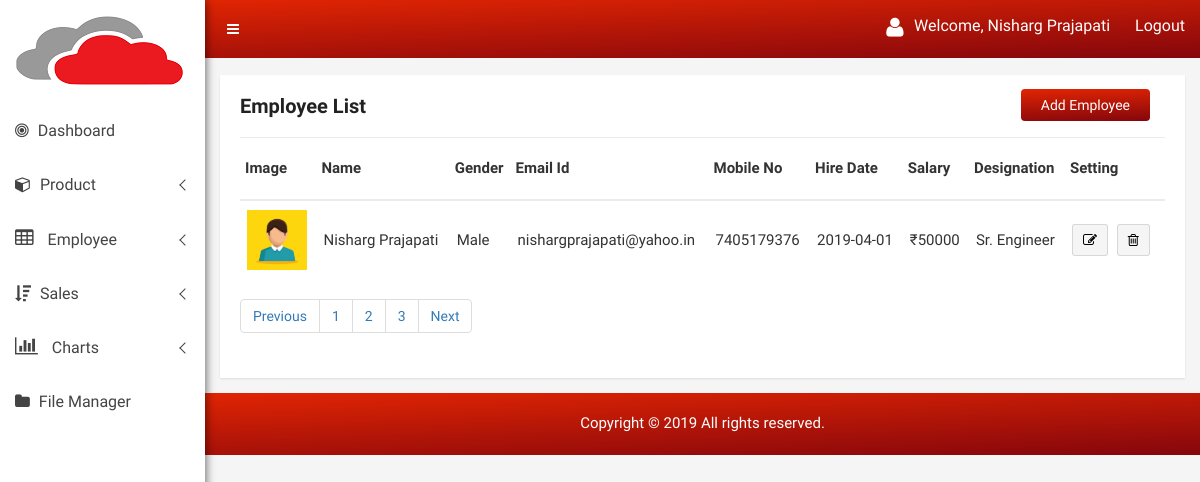
Page /employee-list.php (signed in) on the committed database.
### tables this page shows
CREATE TABLE `employee` (
  `emp_id` int(30) NOT NULL,
  `first_name` varchar(255) NOT NULL,
  `last_name` varchar(255) NOT NULL,
  `gender` enum('Male','Female') NOT NULL,
  `email_id` varchar(255) NOT NULL,
  `mobile_no` varchar(255) NOT NULL,
  `hire_date` varchar(255) NOT NULL,
  `salary` varchar(255) NOT NULL,
  `designation` varchar(255) NOT NULL,
  `image` varchar(255) NOT NULL
);

### employee-list.php (the view, shortened to what this page needs)
<?php
include("include/header.php");
?>
<div class="product-status mg-tb-15">
	<div class="container-fluid">
		<div class="row">
			<div class="col-lg-12 col-md-12 col-sm-12 col-xs-12">
				<div class="product-status-wrap">
					<h4>Employee List</h4>
					<div class="add-product">
						<a href="employee-edit.php">Add Employee</a>
					</div>
					<table>
						<tr>
							<th>Image</th>
							<th>Name</th>
							<th>Gender</th>
							<th>Email Id</th>
							<th>Mobile No</th>
							<th>Hire Date</th>
							<th>Salary</th>
							<th>Designation</th>
							<th>Setting</th>
						</tr>
						<?php
						$select=mysqli_query($con,"select * from employee ORDER BY emp_id desc");
						while($data=mysqli_fetch_array($select))
						{
						?>
						<tr>
							<td><img src="<?php echo "img/employee/".$data['image']; ?>" alt="" /></td>
							<td><?php echo $data['first_name']." ".$data['last_name']; ?></td>
							<td><?php echo $data['gender']; ?></td>
							<td><?php echo $data['email_id']; ?></td>
							<td><?php echo $data['mobile_no']; ?></td>
							<td><?php echo $data['hire_date']; ?></td>
							<td>₹<?php echo $data['salary']; ?></td>
							<td><?php echo $data['designation']; ?></td>
							<td>
								<a href="employee-edit.php?id=<?php echo $data['emp_id']; ?>" style="color:black;"><button data-toggle="tooltip" title="Edit" class="pd-setting-ed"><i class="fa fa-pencil-square-o" aria-hidden="true"></i></button></a>
								<a href="employee-list.php?delete=<?php echo $data['emp_id']; ?>" style="color:black;"><button data-toggle="tooltip" title="Trash" class="pd-setting-ed"><i class="fa fa-trash-o" aria-hidden="true"></i></button></a>
							</td>
						</tr>
						<?php } ?>
					</table>
					<div class="custom-pagination">
						<nav aria-label="Page navigation example">
							<ul class="pagination">
								<li class="page-item"><a class="page-link" href="#">Previous</a></li>
								<li class="page-item"><a class="page-link" href="#">1</a></li>
								<li class="page-item"><a class="page-link" href="#">2</a></li>
								<li class="page-item"><a class="page-link" href="#">3</a></li>
								<li class="page-item"><a class="page-link" href="#">Next</a></li>
							</ul>
						</nav>
					</div>
				</div>
			</div>
		</div>
	</div>
</div>
<?php include("include/footer.php"); ?>

### include/header.php (shortened to what this page needs)
<!doctype html>
<html class="no-js" lang="en">
<head>
    <link rel="stylesheet" href="css/bootstrap.min.css">
    <link rel="stylesheet" href="css/font-awesome.min.css">
    <link rel="stylesheet" href="css/owl.carousel.css">
    <link rel="stylesheet" href="css/owl.theme.css">
    <link rel="stylesheet" href="css/owl.transitions.css">
    <link rel="stylesheet" href="css/animate.css">
    <link rel="stylesheet" href="css/normalize.css">
    <link rel="stylesheet" href="css/meanmenu.min.css">
    <link rel="stylesheet" href="css/main.css">
    <link rel="stylesheet" href="css/morrisjs/morris.css">
    <link rel="stylesheet" href="css/scrollbar/jquery.mCustomScrollbar.min.css">
    <link rel="stylesheet" href="css/metisMenu/metisMenu.min.css">
    <link rel="stylesheet" href="css/metisMenu/metisMenu-vertical.css">
    <link rel="stylesheet" href="css/calendar/fullcalendar.min.css">
    <link rel="stylesheet" href="css/calendar/fullcalendar.print.min.css">
    <link rel="stylesheet" href="css/editor/select2.css">
    <link rel="stylesheet" href="css/editor/datetimepicker.css">
    <link rel="stylesheet" href="css/editor/bootstrap-editable.css">
    <link rel="stylesheet" href="css/editor/x-editor-style.css">
    <link rel="stylesheet" href="css/data-table/bootstrap-table.css">
    <link rel="stylesheet" href="css/data-table/bootstrap-editable.css">
    <link rel="stylesheet" href="style.css">
    <link rel="stylesheet" href="css/responsive.css">
</head>
<body>
    <div class="left-sidebar-pro">
        <nav id="sidebar" class="">
            <div class="sidebar-header">
                <a href="index.php"><img class="main-logo" src="img/logo/logo.png" alt="" /></a>
            </div>
            <div class="left-custom-menu-adp-wrap comment-scrollbar">
                <nav class="sidebar-nav left-sidebar-menu-pro">
                    <ul class="metismenu" id="menu1">
						<li><a title="Dashboard v.1" href="index.php"><i class="fa fa-bullseye sub-icon-mg" aria-hidden="true"></i> <span class="mini-sub-pro">Dashboard</span></a></li>
                        <li>
                            <a class="has-arrow" href="" aria-expanded="false"><i class="fa fa-cube sub-icon-mg" aria-hidden="true"></i> <span class="mini-click-non">Product</span></a>
                        </li>
						<li>
                            <a class="has-arrow" href="" aria-expanded="false"><i class="fa big-icon fa-table icon-wrap"></i> <span class="mini-click-non">Employee</span></a>
                        </li>
						<li>
                            <a class="has-arrow" href="" aria-expanded="false"><i class="fa fa-sort-amount-desc sub-icon-mg" aria-hidden="true"></i> <span class="mini-click-non">Sales</span></a>
                        </li>
                        <li>
                            <a class="has-arrow" href="" aria-expanded="false"><i class="fa big-icon fa-bar-chart-o icon-wrap"></i> <span class="mini-click-non">Charts</span></a>
                        </li>
						<li><a title="File Manager" href="file-manager.php"><i class="fa fa-folder sub-icon-mg" aria-hidden="true"></i> <span class="mini-sub-pro">File Manager</span></a></li>
					</ul>
                </nav>
            </div>
        </nav>
    </div>
    <div class="all-content-wrapper">
        <div class="container-fluid">
            <div class="row">
                <div class="col-lg-12 col-md-12 col-sm-12 col-xs-12">
                    <div class="logo-pro"style="height:60px;">
                    </div>
                </div>
            </div>
        </div>
        <div class="header-advance-area">
            <div class="header-top-area">
                <div class="container-fluid">
                    <div class="row">
                        <div class="col-lg-12 col-md-12 col-sm-12 col-xs-12">
                            <div class="header-top-wraper">
                                <div class="row">
                                    <div class="col-lg-1 col-md-0 col-sm-1 col-xs-12">
                                        <div class="menu-switcher-pro">
                                            <button type="button" id="sidebarCollapse" class="btn bar-button-pro header-drl-controller-btn btn-info navbar-btn">
												<i class="fa fa-bars"></i>
											</button>
                                        </div>
                                    </div>
                                    <div class="col-lg-5 col-md-5 col-sm-12 col-xs-12">
                                        <div class="header-right-info">
                                            <ul class="nav navbar-nav mai-top-nav header-right-menu">
                                                <li class="nav-item">
                                                    <a data-toggle="dropdown" aria-expanded="false" class="nav-link dropdown-toggle">
														<i class="fa fa-user adminpro-user-rounded header-riht-inf" aria-hidden="true"></i>
														<span class="admin-name">Welcome, <?php echo $_SESSION['name']; ?></span>
														<a href="?action=logout"><span class="admin-name">Logout</span></a>
													</a>
                                                </li>
                                            </ul>
                                        </div>
                                    </div>
                                </div>
                            </div>
                        </div>
                    </div>
                </div>
            </div>
        </div>

### include/footer.php (shortened to what this page needs)
	<div class="footer-copyright-area">
		<div class="container-fluid">
			<div class="row">
				<div class="col-lg-12">
					<div class="footer-copy-right">
						<p>Copyright &copy; 2019 All rights reserved.</p>
					</div>
				</div>
			</div>
		</div>
	</div>
</div>
</body>
</html>

### css/main.css (style rules this page uses)
html { color: #222; font-size: 1em; line-height: 1.4; }
audio, canvas, iframe, img, svg, video { vertical-align: middle; }

### css/metisMenu/metisMenu-vertical.css (style rules this page uses)
.sidebar-nav { background: #fff; }
.sidebar-nav ul { padding: 0; margin: 0; list-style: none; background: #f5f5f5; }
.sidebar-nav .metismenu { background: #fff; display: -webkit-box; display: -ms-flexbox; display: flex; -webkit-box-orient: vertical; -webkit-box-direction: normal; -ms-flex-direction: column; flex-direction: column; }
.sidebar-nav .metismenu li + li { margin-top: 5px; }
.sidebar-nav .metismenu li:first-child { margin-top: 5px; }
.sidebar-nav .metismenu li:last-child { margin-bottom: 5px; }
.sidebar-nav .metismenu > li { display: -webkit-box; display: -ms-flexbox; display: flex; -webkit-box-orient: vertical; -webkit-box-direction: normal; -ms-flex-direction: column; flex-direction: column; position: relative; }
.sidebar-nav .metismenu a { position: relative; display: block; padding: 13px 15px; color: #444; outline-width: 0; transition: all .3s ease-out; font-size:16px; }
.sidebar-nav .metismenu li .icon-wrap { margin-right:10px; font-size:20px; }
.sidebar-nav .metismenu li .sub-icon-mg { margin-right:5px; font-size:16px; }

### rows in the picture
employee: image (picture), first_name "Nisharg", last_name "Prajapati", gender "Male", email "nishargprajapati@yahoo.in", mobile_no "7405179376", hire_date "2019-04-01", salary "50000", designation "Sr. Engineer"

### other values in the picture
$_SESSION['name'] "Nisharg Prajapati"
